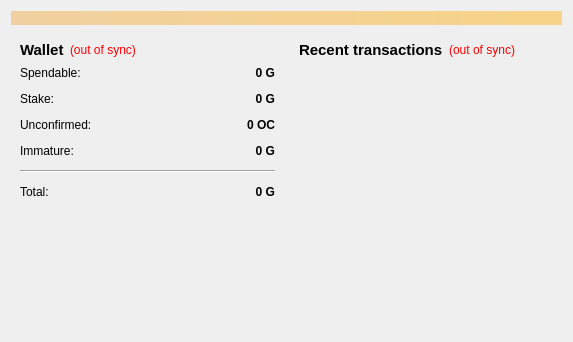
<?xml version="1.0" encoding="UTF-8"?>
<ui version="4.0">
 <class>OverviewPage</class>
 <widget class="QWidget" name="OverviewPage">
  <property name="geometry">
   <rect>
    <x>0</x>
    <y>0</y>
    <width>573</width>
    <height>342</height>
   </rect>
  </property>
  <property name="windowTitle">
   <string>Form</string>
  </property>
  <layout class="QVBoxLayout" name="topLayout">
   <item>
    <widget class="QLabel" name="labelAlerts">
     <property name="visible">
      <bool>false</bool>
     </property>
     <property name="styleSheet">
      <string notr="true">background-color: qlineargradient(x1: 0, y1: 0, x2: 1, y2: 0, stop:0 #F0D0A0, stop:1 #F8D488);  color:#000000
</string>
     </property>
     <property name="wordWrap">
      <bool>true</bool>
     </property>
     <property name="margin">
      <number>3</number>
     </property>
    </widget>
   </item>
   <item>
    <layout class="QHBoxLayout" name="horizontalLayout" stretch="1,1">
     <item>
      <layout class="QVBoxLayout" name="verticalLayout_2">
       <item>
        <widget class="QWidget" name="widget" native="true">
         <layout class="QVBoxLayout" name="verticalLayout_4">
          <item>
           <layout class="QHBoxLayout" name="horizontalLayout_4">
            <item>
             <widget class="QLabel" name="label_5">
              <property name="font">
               <font>
                <pointsize>11</pointsize>
                <weight>75</weight>
                <bold>true</bold>
               </font>
              </property>
              <property name="text">
               <string>Wallet</string>
              </property>
             </widget>
            </item>
            <item>
             <widget class="QLabel" name="labelWalletStatus">
              <property name="toolTip">
               <string>The displayed information may be out of date. Your wallet automatically synchronizes with the Gheez network after a connection is established, but this process has not completed yet.</string>
              </property>
              <property name="styleSheet">
               <string notr="true">QLabel { color: red; }</string>
              </property>
              <property name="text">
               <string notr="true">(out of sync)</string>
              </property>
              <property name="alignment">
               <set>Qt::AlignLeading|Qt::AlignLeft|Qt::AlignVCenter</set>
              </property>
             </widget>
            </item>
            <item>
             <spacer name="horizontalSpacer_2">
              <property name="orientation">
               <enum>Qt::Horizontal</enum>
              </property>
              <property name="sizeHint" stdset="0">
               <size>
                <width>40</width>
                <height>20</height>
               </size>
              </property>
             </spacer>
            </item>
           </layout>
          </item>
          <item>
           <layout class="QFormLayout" name="formLayout_2">
            <property name="fieldGrowthPolicy">
             <enum>QFormLayout::AllNonFixedFieldsGrow</enum>
            </property>
            <property name="horizontalSpacing">
             <number>12</number>
            </property>
            <property name="verticalSpacing">
             <number>12</number>
            </property>
            <item row="0" column="0">
             <widget class="QLabel" name="label">
              <property name="text">
               <string>Spendable:</string>
              </property>
             </widget>
            </item>
            <item row="0" column="1">
             <widget class="QLabel" name="labelBalance">
              <property name="font">
               <font>
                <weight>75</weight>
                <bold>true</bold>
               </font>
              </property>
              <property name="cursor">
               <cursorShape>IBeamCursor</cursorShape>
              </property>
              <property name="toolTip">
               <string>Your current spendable balance</string>
              </property>
              <property name="text">
               <string notr="true">0 G</string>
              </property>
              <property name="alignment">
               <set>Qt::AlignRight|Qt::AlignTrailing|Qt::AlignVCenter</set>
              </property>
              <property name="textInteractionFlags">
               <set>Qt::LinksAccessibleByMouse|Qt::TextSelectableByKeyboard|Qt::TextSelectableByMouse</set>
              </property>
             </widget>
            </item>
            <item row="1" column="0">
             <widget class="QLabel" name="label_6">
              <property name="text">
               <string>Stake:</string>
              </property>
             </widget>
            </item>
            <item row="1" column="1">
             <widget class="QLabel" name="labelStake">
              <property name="font">
               <font>
                <weight>75</weight>
                <bold>true</bold>
               </font>
              </property>
              <property name="cursor">
               <cursorShape>IBeamCursor</cursorShape>
              </property>
              <property name="toolTip">
               <string>Total of coins that was staked, and do not yet count toward the current balance</string>
              </property>
              <property name="text">
               <string notr="true">0 G</string>
              </property>
              <property name="alignment">
               <set>Qt::AlignRight|Qt::AlignTrailing|Qt::AlignVCenter</set>
              </property>
              <property name="textInteractionFlags">
               <set>Qt::LinksAccessibleByMouse|Qt::TextSelectableByKeyboard|Qt::TextSelectableByMouse</set>
              </property>
             </widget>
            </item>
            <item row="2" column="0">
             <widget class="QLabel" name="label_3">
              <property name="text">
               <string>Unconfirmed:</string>
              </property>
             </widget>
            </item>
            <item row="2" column="1">
             <widget class="QLabel" name="labelUnconfirmed">
              <property name="font">
               <font>
                <weight>75</weight>
                <bold>true</bold>
               </font>
              </property>
              <property name="cursor">
               <cursorShape>IBeamCursor</cursorShape>
              </property>
              <property name="toolTip">
               <string>Total of transactions that have yet to be confirmed, and do not yet count toward the current balance</string>
              </property>
              <property name="text">
               <string notr="true">0 OC</string>
              </property>
              <property name="alignment">
               <set>Qt::AlignRight|Qt::AlignTrailing|Qt::AlignVCenter</set>
              </property>
              <property name="textInteractionFlags">
               <set>Qt::LinksAccessibleByMouse|Qt::TextSelectableByKeyboard|Qt::TextSelectableByMouse</set>
              </property>
             </widget>
            </item>
            <item row="3" column="0">
             <widget class="QLabel" name="labelImmatureText">
              <property name="text">
               <string>Immature:</string>
              </property>
             </widget>
            </item>
            <item row="3" column="1">
             <widget class="QLabel" name="labelImmature">
              <property name="font">
               <font>
                <weight>75</weight>
                <bold>true</bold>
               </font>
              </property>
              <property name="toolTip">
               <string>Mined balance that has not yet matured</string>
              </property>
              <property name="text">
               <string notr="true">0 G</string>
              </property>
              <property name="alignment">
               <set>Qt::AlignRight|Qt::AlignTrailing|Qt::AlignVCenter</set>
              </property>
              <property name="textInteractionFlags">
               <set>Qt::LinksAccessibleByMouse|Qt::TextSelectableByKeyboard|Qt::TextSelectableByMouse</set>
              </property>
             </widget>
            </item>
            <item row="4" column="0" colspan="2">
             <widget class="Line" name="line">
              <property name="orientation">
               <enum>Qt::Horizontal</enum>
              </property>
             </widget>
            </item>
            <item row="5" column="0">
             <widget class="QLabel" name="labelTotalText">
              <property name="text">
               <string>Total:</string>
              </property>
             </widget>
            </item>
            <item row="5" column="1">
             <widget class="QLabel" name="labelTotal">
              <property name="font">
               <font>
                <weight>75</weight>
                <bold>true</bold>
               </font>
              </property>
              <property name="cursor">
               <cursorShape>IBeamCursor</cursorShape>
              </property>
              <property name="toolTip">
               <string>Your current total balance</string>
              </property>
              <property name="text">
               <string notr="true">0 G</string>
              </property>
              <property name="alignment">
               <set>Qt::AlignRight|Qt::AlignTrailing|Qt::AlignVCenter</set>
              </property>
              <property name="textInteractionFlags">
               <set>Qt::LinksAccessibleByMouse|Qt::TextSelectableByKeyboard|Qt::TextSelectableByMouse</set>
              </property>
             </widget>
            </item>
           </layout>
          </item>
         </layout>
        </widget>
       </item>
       <item>
        <spacer name="verticalSpacer">
         <property name="orientation">
          <enum>Qt::Vertical</enum>
         </property>
         <property name="sizeHint" stdset="0">
          <size>
           <width>20</width>
           <height>40</height>
          </size>
         </property>
        </spacer>
       </item>
      </layout>
     </item>
     <item>
      <layout class="QVBoxLayout" name="verticalLayout_3">
       <item>
        <widget class="QWidget" name="widget_2" native="true">
         <layout class="QVBoxLayout" name="verticalLayout">
          <item>
           <layout class="QHBoxLayout" name="horizontalLayout_2">
            <item>
             <widget class="QLabel" name="label_4">
              <property name="font">
               <font>
                <pointsize>11</pointsize>
                <weight>75</weight>
                <bold>true</bold>
               </font>
              </property>
              <property name="text">
               <string>&lt;b&gt;Recent transactions&lt;/b&gt;</string>
              </property>
             </widget>
            </item>
            <item>
             <widget class="QLabel" name="labelTransactionsStatus">
              <property name="toolTip">
               <string>The displayed information may be out of date. Your wallet automatically synchronizes with the Gheez network after a connection is established, but this process has not completed yet.</string>
              </property>
              <property name="styleSheet">
               <string notr="true">QLabel { color: red; }</string>
              </property>
              <property name="text">
               <string notr="true">(out of sync)</string>
              </property>
              <property name="alignment">
               <set>Qt::AlignRight|Qt::AlignTrailing|Qt::AlignVCenter</set>
              </property>
             </widget>
            </item>
            <item>
             <spacer name="horizontalSpacer">
              <property name="orientation">
               <enum>Qt::Horizontal</enum>
              </property>
              <property name="sizeHint" stdset="0">
               <size>
                <width>40</width>
                <height>20</height>
               </size>
              </property>
             </spacer>
            </item>
           </layout>
          </item>
          <item>
           <widget class="QListView" name="listTransactions">
            <property name="styleSheet">
             <string notr="true">QListView { background: transparent; }</string>
            </property>
            <property name="frameShape">
             <enum>QFrame::NoFrame</enum>
            </property>
            <property name="verticalScrollBarPolicy">
             <enum>Qt::ScrollBarAlwaysOff</enum>
            </property>
            <property name="horizontalScrollBarPolicy">
             <enum>Qt::ScrollBarAlwaysOff</enum>
            </property>
            <property name="selectionMode">
             <enum>QAbstractItemView::NoSelection</enum>
            </property>
           </widget>
          </item>
         </layout>
        </widget>
       </item>
      </layout>
     </item>
    </layout>
   </item>
  </layout>
 </widget>
 <resources/>
 <connections/>
</ui>
